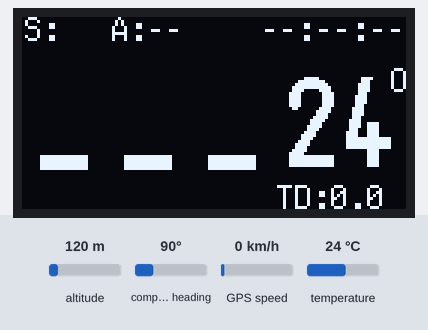
Bench run of a sketch on a simulated ESP32. Parts: 128×64 one-colour display. Inputs (shaded band) come from the test bench; at power-on: temperature 24 °C, GPS speed 0 km/h, altitude 120 m, compass heading 90°. The GPS gets a fix after 3 s at 37.7749, -122.4194 with 8 satellites; what the sketch prints to the serial monitor is not drawn.

Above: at 2.2 s.
2.3 s: temperature set to 1 °C
At 3.9 s:
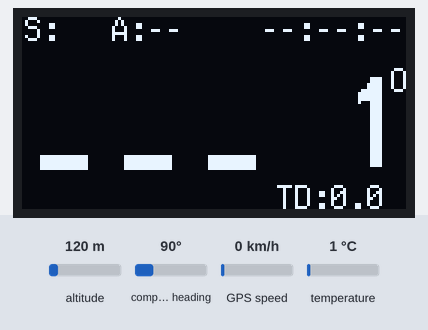
6.7 s: GPS speed set to 2 km/h
At 9.4 s:
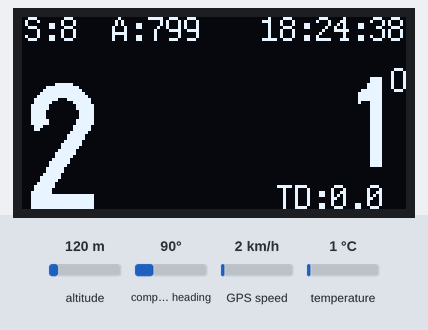
12.1 s: temperature set to 12 °C
At 14.8 s:
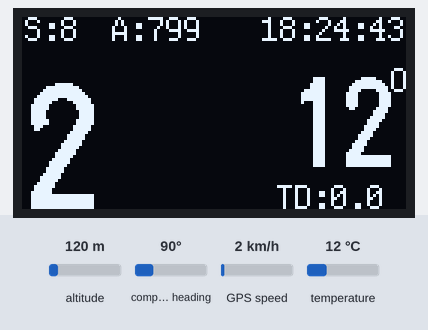
17.5 s: GPS speed set to 30 km/h
At 20.2 s:
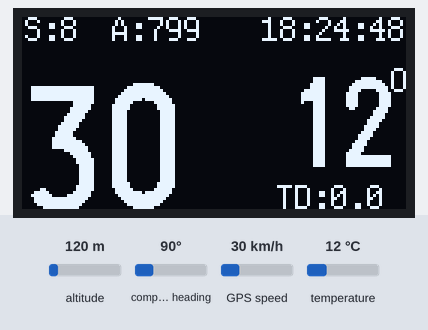
22.8 s: GPS speed set to 60 km/h
At 25.6 s:
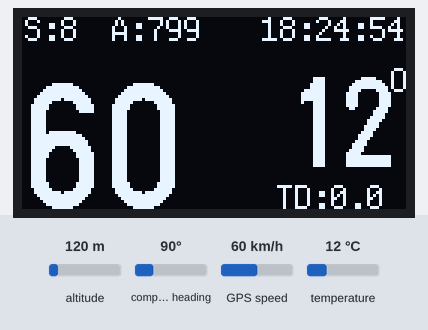
28.2 s: temperature set to 19 °C
At 31.0 s:
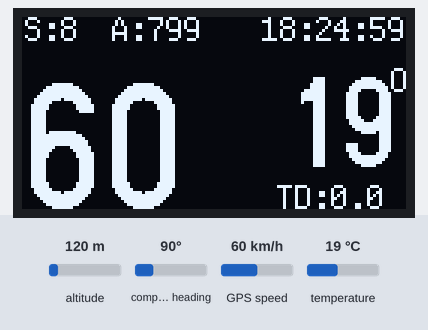
Timing chart, 0 to 32.5 s (numbered marks = the images above; inputs shaded):
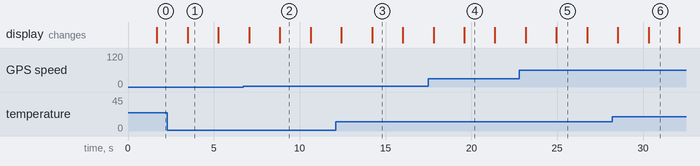

The sketch:

display_temp_GPS.ino
```cpp
/*********************************************************************
Playground for EPS32 Wemos Lite Micropython module with
OLED 1,3" display SH1106 together with
Dallas Temperature DS18B20 and
Ublox GPS
*********************************************************************/

#include <SPI.h>
#include <Wire.h>
#include <OneWire.h>
#include <DallasTemperature.h>
#include <HardwareSerial.h>
#include <TinyGPS++.h>

// Display part, I2C address is 0x3C, connected to 23 and 19 pin
#define OLED_SDA 23
#define OLED_SCL 19
#include <U8g2lib.h>
U8G2_SH1106_128X64_NONAME_F_SW_I2C u8g2(U8G2_R0, /* clock=*/ OLED_SCL, /* data=*/ OLED_SDA, /* reset=*/ U8X8_PIN_NONE);

// Data wire is plugged into digital pin 4
#define ONE_WIRE_BUS 4
// Setup a oneWire instance to communicate with any OneWire device
OneWire oneWire(ONE_WIRE_BUS);
// Pass oneWire reference to DallasTemperature library
DallasTemperature sensors(&oneWire);

// GPS setup GPIO 16 -> GPS RX , GPIO 17 -> GPS TX
static const int RXPin = 16, TXPin = 17;
static const uint32_t GPSBaud = 9600;
TinyGPSPlus gps;
HardwareSerial ss(1);

#include <Time.h>
const int time_offset = 8*3600;  // Local Time (AWST)

byte last_second, Second, Minute, Hour, Day, Month;
int Year;
double last_lng = NULL;
double last_lat = NULL;
float total_distance;
String tTemp, tSpeed;
String csvOutStr = "";
String tTime, tDate, tDateTime;
String tmonth, tday, thour, tminute, tsecond;
String tLocation, tAge, tDist, tTDist, tSat;
String dataMessage;
bool sdOK, gpsDateOK, gpsLocationOK;
int readingID = 0;
float temp;

void setup()
{
  total_distance = 0;
  Serial.begin(115200);
  sensors.begin();  // Start up the library for temp
  u8g2.begin();     // Start display library
  ss.begin(GPSBaud, SERIAL_8N1, RXPin, TXPin); // GPS init
  delay(50);
}

void loop()
{
  GetTemp();

  SerialGPSDecode(ss, gps);

  DisplayStuff();

  delay(200);
}

// ***************************************************** //

void GetTemp() {
  sensors.requestTemperatures();
  temp = sensors.getTempCByIndex(0);
  if (temp<10)
  {
  tTemp = "  " + String(temp,0);
  }
  else if ((temp > 10) && (temp<100))
  {
  tTemp = " " + String(temp,0);
  } else {
  tTemp = String(temp,0);
  }
//  Serial.println(tTemp);
}

void DisplayStuff() {
  int y1 = 8;
  int y2 = 50;
  int y3 = 64;
  u8g2.clearBuffer();
  u8g2.setFont(u8g_font_profont12);
  u8g2.setCursor(1,y1);
  u8g2.print("S:");
  u8g2.print(tSat);
  u8g2.setCursor(30,y1);
  u8g2.print("A:");
  u8g2.print(tAge);
  u8g2.setCursor(80,y1);
  u8g2.print(tTime);
  u8g2.setFont(u8g2_font_logisoso42_tf);
  u8g2.setCursor(0,y3);
  u8g2.print(tSpeed);
  u8g2.setFont(u8g2_font_logisoso30_tf);
  u8g2.setCursor(68,y2);
  u8g2.print(tTemp);
  u8g2.setFont(u8g_font_profont12);
/*
  u8g2.setCursor(65,40);
  u8g2.print("km");
  u8g2.setCursor(65,50);
  u8g2.print("h");
*/
  u8g2.setCursor(123,25);
  u8g2.print("O");
  u8g2.setCursor(85,y3);
  u8g2.print("TD:");
  u8g2.print(tTDist);
  u8g2.sendBuffer();
}


void SerialGPSDecode(Stream &mySerial, TinyGPSPlus &myGPS) {
    unsigned long start = millis();
    gpsDateOK = false;
    gpsLocationOK = false;
    do
    {
     while (ss.available() > 0)
     gps.encode(ss.read());
    } while (millis() - start < 800);
       if ((gps.date.isValid()) && (gps.location.age()<1000))
        { gpsDateOK = true;
          tSat = String(gps.satellites.value());
          Minute = gps.time.minute();
          Second = gps.time.second();
          Hour   = gps.time.hour();
          Day   = gps.date.day();
          Month = gps.date.month();
          Year  = gps.date.year();
          // set current UTC time
          setTime(Hour, Minute, Second, Day, Month, Year);
          // add the offset to get local time
          adjustTime(time_offset);
          if (month()<10) {
            tmonth = "0" + String(month());
          } else {
            tmonth = String(month());
          }
          if (day()<10) {
            tday = "0" + String(day());
          } else {
            tday = String(day());
          }
          if (hour()<10) {
            thour = "0" + String(hour());
          } else {
            thour = String(hour());
          }
          if (minute()<10) {
            tminute = "0" + String(minute());
          } else {
            tminute = String(minute());
          }
          if (second()<10) {
            tsecond = "0" + String(second());
          } else {
            tsecond = String(second());
          }
          tDate = String(year()) + "/" + tmonth + "/" + tday;
          tTime = thour + ":" + tminute + ":" + tsecond;
          tDateTime = tDate + " " + tTime;
          last_second = gps.time.second();
//          Serial.println(tDateTime);
        }

        if ((gps.location.isValid()) && (gps.location.age()<1000))
        { gpsLocationOK = true;
          tAge = String(gps.location.age());
          tLocation = String(gps.location.lng(),6) + "," + String(gps.location.lat(),6);
          int speed = gps.speed.kmph();
          tSpeed = String(speed);
        /*
          if (speed < 10)
          {
          tSpeed = "  " + String(speed);
          }
          else if ((speed > 10) && (speed <100))
          {
          tSpeed = " " + String(speed);
          } else {
          tSpeed = String(speed);
          }
        */
          if ((last_lat != NULL))
          { float distance = gps.distanceBetween(gps.location.lat(),gps.location.lng(),last_lat,last_lng);  // in meters
//            Serial.println("distance =" + String(distance));
            tDist = String(distance);
            if ((distance > 2) && (speed > 2))
           // if ((distance > 2))
            {
            total_distance += distance/1000.0;
            }
          }
          last_lng = gps.location.lng();
          last_lat = gps.location.lat();
        }

          if (gpsDateOK != true)
          {
            tTime = "--:--:--";
            tAge = "--";
           }
          if (gpsLocationOK != true)
          {
            tSpeed = "---";
            tAge = "--";
            tDist = "--";
          }
          tTDist= String(total_distance,1);
/*          Serial.println("total distance =" + String(total_distance));
          Serial.println("date flag:" + String(gpsDateOK));
          Serial.println("location flag:" + String(gpsLocationOK));
          csvOutStr = tDateTime + "," + tLocation + "," + tTemp + "," + tSpeed + "\n";
*/
          csvOutStr = tDateTime + "," + tLocation + "," + tTemp + "," + tSpeed + "," + tDist + "," + tTDist + "\n";
          Serial.print(csvOutStr);
}
```

Measured:
- after the input at 2.3 s, the display: changes after 1.2 s (image 1)
- what the display in image 1 shows lasts 1.8 s, from 3.5 s to 5.3 s
